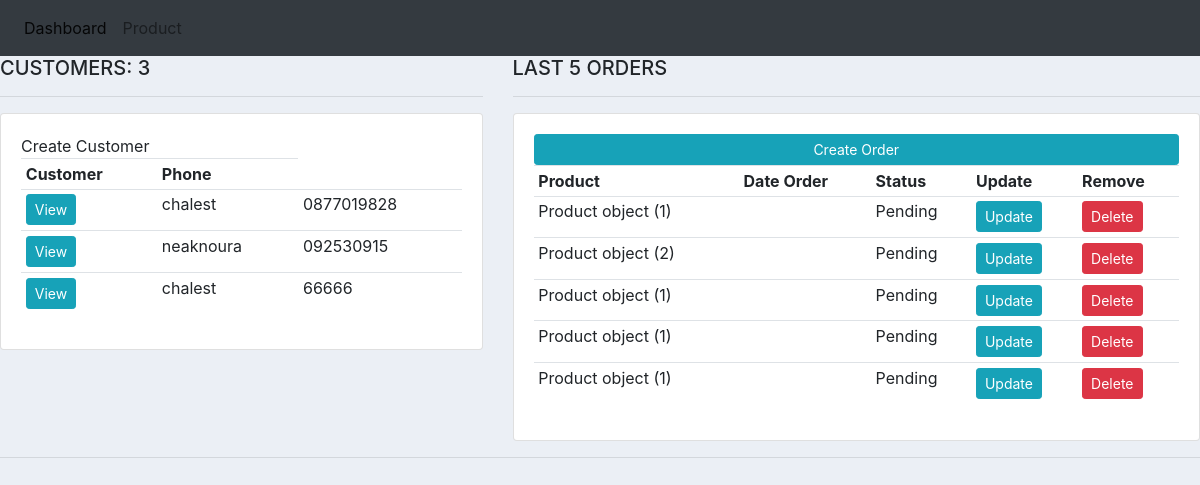
The page / on the database its author committed.
### my_app/models.py (models this page shows, shortened)
class Customer(models.Model):
    name = models.CharField(max_length=200, null= True)
    phone = models.CharField(max_length=300, null=True)
    email = models.CharField(max_length=300, null=True)
    date_created =models.DateTimeField(auto_now_add=True, null=True)

class Order(models.Model):
    STATUS = (
        ('Pending', 'Pending'),
        ('Out for delivery','Out for delivery'),
        ('Delivery', 'Delivery '),
        )
    customer = models.ForeignKey(Customer, null=True, on_delete=models.SET_NULL)
    product = models.ForeignKey(Product, null=True, on_delete=models.CASCADE)
    status = models.CharField(max_length=200, null=True, choices=STATUS)
    date_create = models.DateTimeField(auto_now_add=True, null=True)

class Product(models.Model):
    CATEGORY = (
        ('In door', 'In door'),
        ('Out door', 'Out door'),
    )
    name = models.CharField(max_length=300, null=True)
    price = models.CharField(max_length=300, null=True)
    category = models.CharField(max_length=300, null=True, choices=CATEGORY)
    description =models.CharField(max_length=300, null=True,blank=True)
    date_created =models.DateTimeField(auto_now_add=True, null=True)
    tags =models.ManyToManyField(Tag)
    def __str__(self) -> str:
        return super().__str__()

### my_app/views.py (the view)
# urls.py: 2. Add a URL to urlpatterns:  path('', views.home, name='home')
def home(request):
    customer= Customer.objects.all()
    order = Order.objects.all()
    total_customer = customer.count()
    total_order = order.count()
    delivery = order.filter(status='Delivery').count()
    pending = order.filter(status="Pending").count()
    context = {'customer': customer,
               'order':order,
               'total_customer':total_customer,
               'total_order':total_order,
               'delivery':delivery,
               'pending':pending,}
    return render(request, 'my_app/dashboard.html', context)

### my_app/templates/my_app/dashboard.html
{% extends "my_app/main.html" %} {% block content %}
<div class="row">
  <div class="col-md-5">
    <h5>CUSTOMERS: {{ total_customer }}</h5>
    <hr />
    <div class="card card-body">
      Create Customer
      <table class="table table-sm">
        <tr>
          <th>Customer</th>
          <th>Phone</th>
        </tr>
        {% for customer in customer %}
        <tr>
          <td>
            <a
              href="{% url 'customer' customer.id %}"
              class="btn btn-sm btn-info"
              >View</a
            >
          </td>
          <td>{{ customer.name }}</td>
          <td>{{ customer.phone }}</td>
        </tr>
        {% endfor %}
      </table>
    </div>
  </div>
  <div class="col-md-7">
    <h5>LAST 5 ORDERS</h5>
    <hr />
    <div class="card card-body">
      <a class="btn btn-sm btn-info" href="{% url 'create_order' %}"
        >Create Order</a
      >
      <table class="table table-sm">
        <tr>
          <th>Product</th>
          <th>Date Order</th>
          <th>Status</th>
          <th>Update</th>
          <th>Remove</th>
        </tr>
        {% for order in order %}
        <tr>
          <td>{{ order.product }}</td>
          <td>{{ order.date_created }}</td>
          <td>{{ order.status }}</td>
          <td>
            <a
              href="{% url 'update_order' order.id %}"
              class="btn btn-sm btn-info"
              >Update</a
            >
          </td>
          <td>
            <a
              href="{% url 'delete_order' order.id %}"
              class="btn btn-sm btn-danger"
              >Delete</a
            >
          </td>
        </tr>
        {% endfor %}
      </table>
    </div>
  </div>
</div>
{% endblock %}

### my_app/templates/my_app/main.html (shortened to what this page needs)
{% load static %}
<html>
  <head>
    <link
      rel="stylesheet"
      href="https://cdn.jsdelivr.net/npm/bootstrap@4.0.0/dist/css/bootstrap.min.css"
    />
    <link rel="stylesheet" href="{% static 'main.css' %}">
  </head>
  <body>
    {% include 'my_app/navbar.html' %}
    {% block content %}
    {% endblock %}
    <hr />
  </body>
</html>

### my_app/templates/my_app/navbar.html (shortened to what this page needs)
{% load static %}
<nav class="navbar navbar-expand-lg navbar-light bg-dark">
  <div class="collapse navbar-collapse" id="navbarNav">
    <ul class="navbar-nav">
      <li class="nav-item active">
        <a class="nav-link active" href="{% url 'home' %}">Dashboard</a>
      </li>
      <li class="nav-item">
        <a class="nav-link" href="{% url 'product' %}">Product</a>
      </li>
    </ul>
  </div>
</nav>

### static/main.css (style rules this page uses)
body { background-color: #ebeff5; }

### rows shown on the page
Customer: name "chalest", phone "0877019828"
Customer: name "neaknoura", phone "092530915"
Customer: name "chalest", phone "66666"
Order: product "Product object (1)", status "Pending"
Order: product "Product object (2)", status "Pending"
Order: product "Product object (1)", status "Pending"
Order: product "Product object (1)", status "Pending"
Order: product "Product object (1)", status "Pending"

### other values the page prints
{{ total_customer }} "3"
